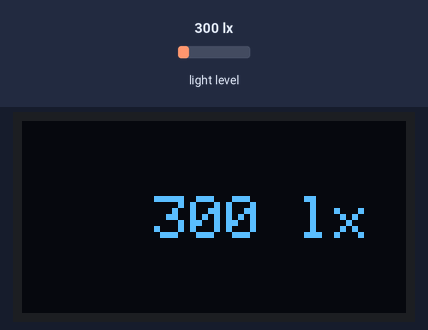
Bench run of a sketch on a simulated ESP32. Shown: 128×64 one-colour display. The inputs (shaded band) are chosen by the test bench; at power-on: light level 300 lx.

Above: at 1.8 s.
1.9 s: light level set to 40 lx
At 3.0 s:
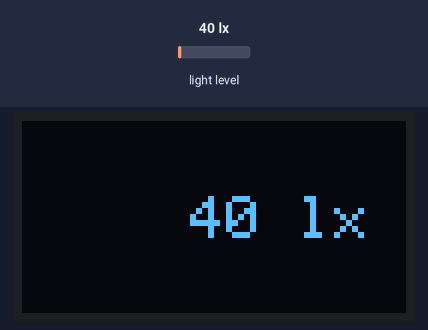
3.6 s: light level set to 500 lx
At 5.3 s:
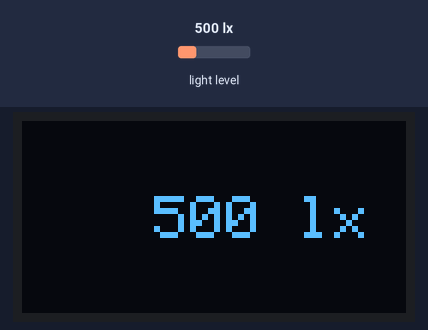
5.6 s: light level set to 1000 lx
At 7.5 s:
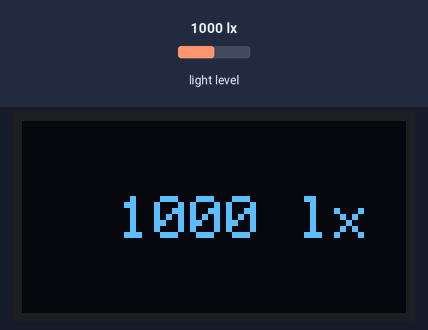
Timing chart, 0 to 9.0 s (numbered marks = the images above; inputs shaded):
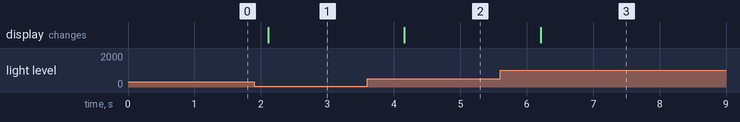

The sketch:

esp32-devkit-arduino-bh1750-oled-128x64.ino
```cpp
// Author: Erwin Ouyang, aiotedge.tech
// Date  : 8 Mar 2020

#include <Wire.h>
#include <BH1750.h>
#include <Adafruit_SSD1306.h>
#include <Adafruit_GFX.h>

// I2C pins
#define I2C_SDA 33
#define I2C_SCL 32

// *** Check library setting ***
#if (SSD1306_LCDHEIGHT != 64)    // 128 x 64 pixel display
#error("Height incorrect, please fix Adafruit_SSD1306.h!");
#endif

// OLED I2C address
#define OLED_ADDR 0x3C

// BH1750 object declaration
BH1750 light_sensor;

// OLED object declaration
Adafruit_SSD1306 oled;

void setup()
{
  // Initialize I2C pins
  Wire.begin(I2C_SDA, I2C_SCL, 400000);

  // Initialize BH1750
  light_sensor.begin();

  // *** Initialize and clear display ***
  oled.begin(SSD1306_SWITCHCAPVCC, OLED_ADDR);
  // Clear OLED buffer
  oled.clearDisplay();
}

void loop()
{
  // Read light intensity
  float lux = light_sensor.readLightLevel();

  // *** Display RTC date and time on OLED ***
  oled.clearDisplay();
  oled.setTextSize(2);
  oled.setTextColor(WHITE);
  oled.setCursor(8, 25);
  oled.printf("%6.0f lx", lux);
  oled.display();

  delay(1000);
}
```

Measured:
- after the input at 1.9 s, the display: changes after 0.21 s (image 1)
- after the input at 3.6 s, the display: changes after 0.56 s (image 2)
- after the input at 5.6 s, the display: changes after 0.61 s (image 3)
